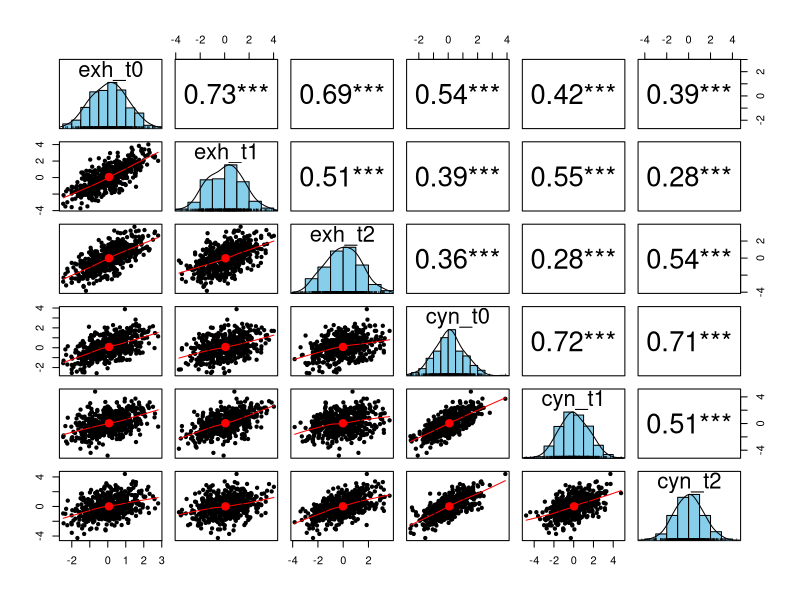
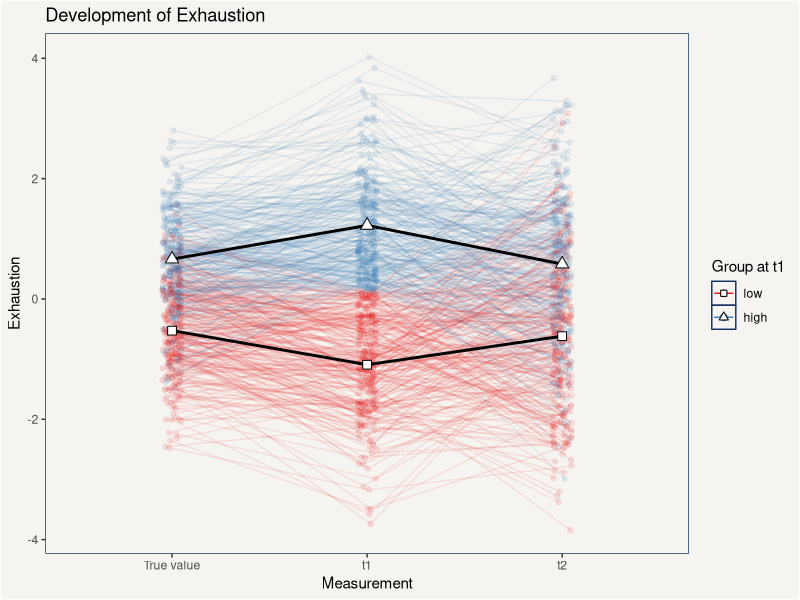
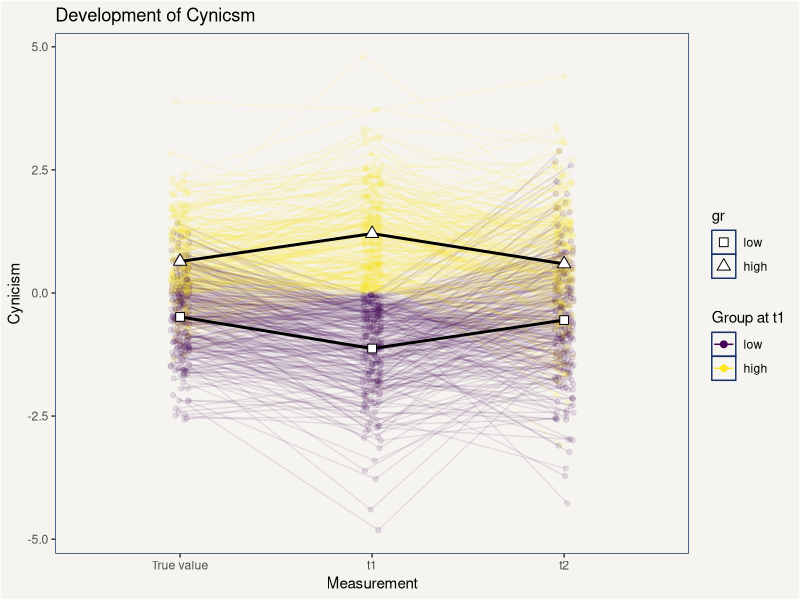
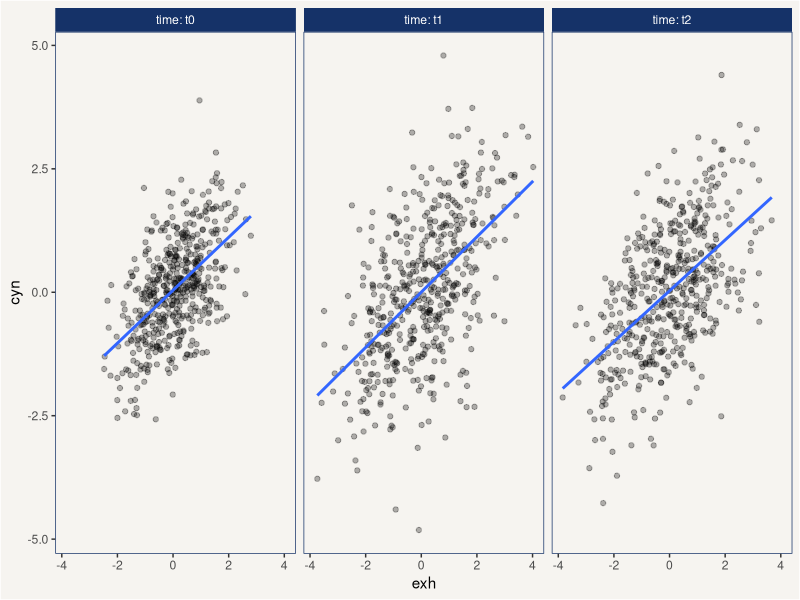
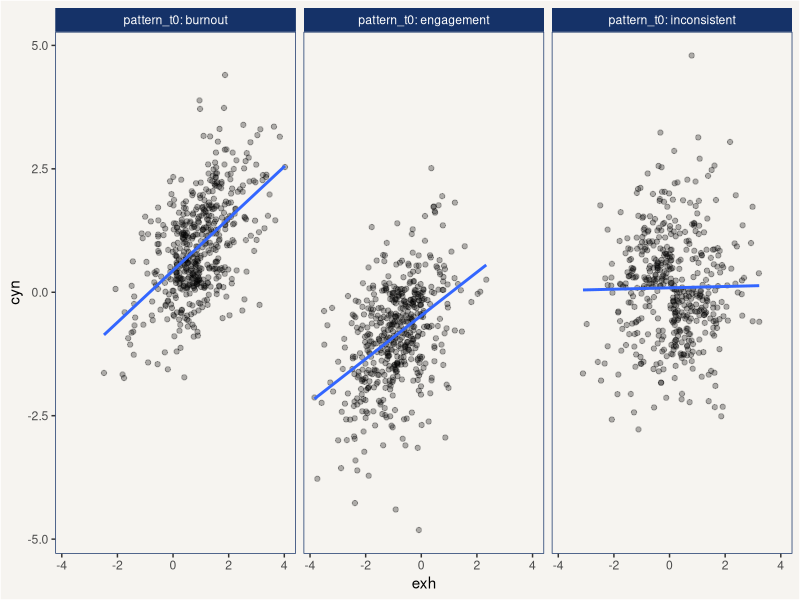
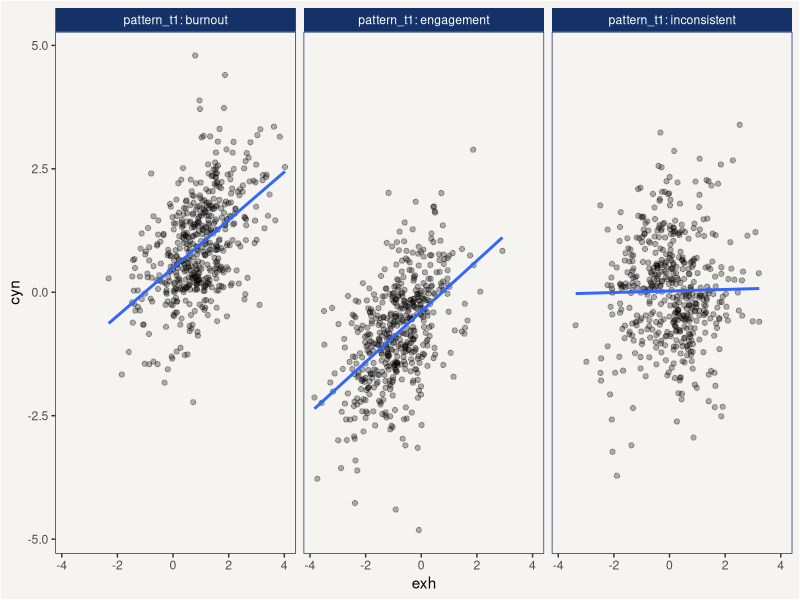
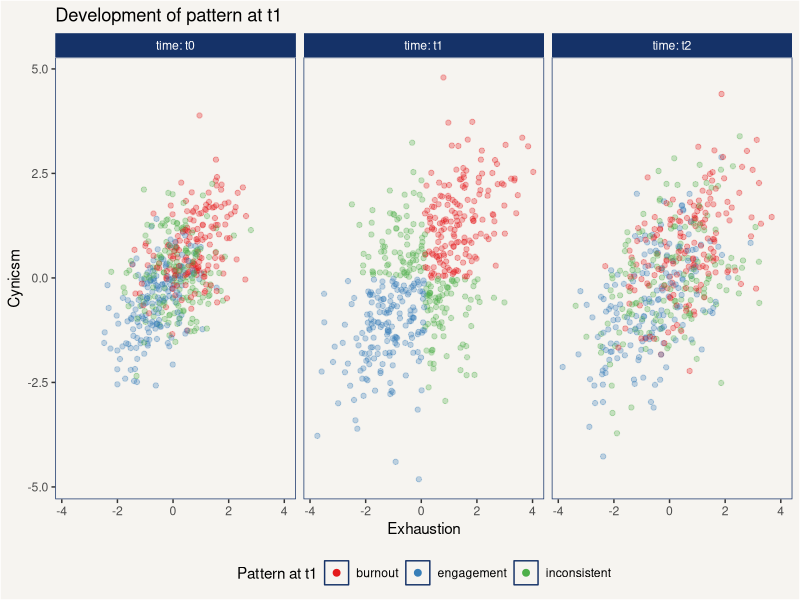
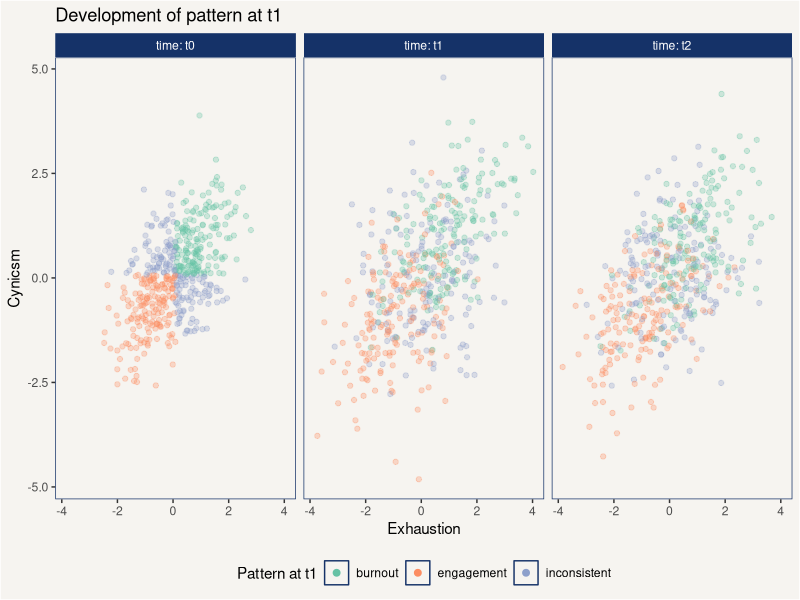

Here is the R script that generated these plots, in order:
## ---- chunk 1
# global RMarkdown options
knitr::opts_chunk$set(echo = TRUE, message = FALSE, warning = FALSE)

# load packages
library(MASS)
library(tidyverse)
library(corrplot)

# set global theme options for ggplot2
theme_update(panel.background = element_rect(fill = NA, color = "#153268"))
theme_update(legend.background = element_blank())
theme_update(panel.grid = element_blank())
theme_update(strip.background = element_rect(fill = "#153268"))
theme_update(strip.text = element_text(color = "white"))
theme_update(plot.background = element_rect(fill = "#f6f4f0"))
## ---- chunk 2
simdata <- function(n = 500, r = 0.55, mu = c(0, 0), names = c("exh", "cyn")) {
  s = matrix(c(1, r, r, 1), ncol = 2)
  x <- matrix(rep(NA, times = n*2), ncol = 2)
  id <- rep(NA, times = n)
  
 if (is.vector(mu)) {
    x <- mvrnorm(mu = mu, Sigma = s, n = n)
    id <- 1:n
 } else if (nrow(mu) == n) {
   
    for (i in 1:n) {
      tmu <- c(mu[[i,1]], mu[[i, 2]])
      x[i,] <- mvrnorm(mu = tmu, Sigma = s, n = 1)
      id[i] <- i
    }  
  }
  colnames(x) <- names
  d <- as_tibble(x)
  d$id <- id
  
  return(d)
}
## ---- chunk 3
sim_covariate <- function(n = 500, r = 0.6) {
  s = matrix(c(1, r, r^2, r, 1, r^2, r^2, r, 1), ncol = 3)
  x <- mvrnorm(mu = c(0, 0, 0), Sigma = s, n = n)
  colnames(x) <- c("t0", "t1", "t2")
  d <- as_tibble(x) %>% 
    mutate(id = 1:n()) %>% 
    pivot_longer(t0:t2, names_to = "time") %>% 
    arrange(time)
  return(d %>% pull("value"))
}
## ---- chunk 4
set.seed(12345)
true <- simdata()
t1 <- simdata(mu = true)
t2 <- simdata(mu = true)
true$time <- "t0"
t1$time <- "t1"
t2$time <- "t2"
## ---- chunk 5
corrdat <- bind_rows(true, t1, t2) %>% 
  pivot_wider(names_from = "time", values_from = c("exh", "cyn")) %>% 
  dplyr::select(-id) 

corrmat <- corrdat %>% cor()

corrmat %>% round(2)  %>% knitr::kable()
## ---- chunk 6
corrdat %>% psych::pairs.panels(hist.col = "skyblue", stars = TRUE)
## ---- chunk 7
values <- bind_rows(true, t1, t2) %>% 
  
  group_by(time) %>% 
  mutate(median.exh = median(exh)) %>% 
  mutate(median.cyn = median(cyn)) %>% 
  ungroup() %>% 
  
  mutate(exh.status = ifelse(exh < median.exh, "low", "high")) %>% 
  mutate(cyn.status = ifelse(cyn < median.cyn, "low", "high")) %>% 
  mutate(exh.status = factor(exh.status, levels = c("low", "high"), 
                             ordered = TRUE)) %>%
  mutate(cyn.status = factor(cyn.status, levels = c("low", "high"),
                             ordered = TRUE)) %>% 
  
  mutate(pattern = case_when(
    (exh < median.exh) & (cyn < median.cyn) ~ "engagement",
    exh.status != cyn.status ~ "inconsistent",
    (exh > median.exh) & (cyn > median.cyn) ~ "burnout"
  ))

values %>% sample_n(10)  %>% knitr::kable()
## ---- chunk 8
df <- values %>% 
  mutate(workload = sim_covariate()) %>% 
  mutate(control = sim_covariate()) %>% 
  mutate(reward = sim_covariate()) %>% 
  mutate(community = sim_covariate()) %>% 
  mutate(fairness = sim_covariate()) %>% 
  mutate(values = sim_covariate())
## ---- chunk 9
jitter <- runif(n = nrow(df), min = -0.05, max = 0.05)

df <- df %>% 
  mutate(time.int = recode(time, "t0" = 1, "t1" = 2, "t2" = 3)) %>% 
  mutate(time.jit = time.int + jitter)
## ---- chunk 10
status_wide <- df %>% 
  dplyr::select(id, time, exh.status, cyn.status) %>% 
  pivot_wider(names_from = "time", values_from = c("exh.status", "cyn.status"))

df <- left_join(df, status_wide, by = "id")

status_wide %>% sample_n(10)  %>% knitr::kable()
## ---- chunk 11
pattern_wide <- df %>% 
  dplyr::select(id, time, pattern) %>% 
  pivot_wider(names_from = "time", values_from = pattern, names_glue="{.value}_{time}")

df <- left_join(df, pattern_wide, by = "id")

pattern_wide %>% sample_n(10)  %>% knitr::kable()
## ---- chunk 12
plt.single <- function(df) {
  plt <- df %>% 
  ggplot() +
  aes(x = time.jit, y = y) +
  geom_line(aes(group = id, color = gr), alpha = 0.1) +
  geom_point(alpha = 0.1, aes(color = gr)) +
  # geom_hline(yintercept = medians$median.exh_t1, linetype = "dashed") +
  scale_x_continuous(limits = c(0.5, 3.5), breaks = 1:3, 
                     labels = c("True value", "t1", "t2")) +
  guides(colour = guide_legend(override.aes = list(alpha = 1, size=2))) +
  stat_summary(fun = "mean", 
               aes(x = time.int, group = gr), 
               geom = "line", size = 1) +
  stat_summary(fun = "mean", 
               aes(x = time.int, group = gr, shape = gr), 
               geom = "point", size = 3, fill = "white") +
  scale_shape_manual(values = c(22, 24)) +
  NULL
  
  return(plt)
}
## ---- chunk 13
df %>% mutate(gr = exh.status_t1, y = exh) %>% 
  plt.single() +
  scale_color_brewer(palette = "Set1") +
  labs(x = "Measurement", y = "Exhaustion", color = "Group at t1",
       title = "Development of Exhaustion", shape = "Group at t1")
## ---- chunk 14
df %>% mutate(gr = cyn.status_t1, y = cyn) %>% 
  plt.single() +
  labs(x = "Measurement", y = "Cynicism", color = "Group at t1",
       title = "Development of Cynicsm")
## ---- chunk 15
df %>% 
  ggplot() +
  aes(x = exh, y = cyn) +
  geom_point(alpha = 0.3) +
  geom_smooth(method = "lm", se = F) +
  facet_wrap(~time, labeller = label_both)
## ---- chunk 16
df %>% 
  ggplot() +
  aes(x = exh, y = cyn) +
  geom_point(alpha = 0.3) +
  geom_smooth(method = "lm", se = F) +
  facet_wrap(~pattern_t0, labeller = label_both)
## ---- chunk 17
df %>% 
  ggplot() +
  aes(x = exh, y = cyn) +
  geom_point(alpha = 0.3) +
  geom_smooth(method = "lm", se = F) +
  facet_wrap(~pattern_t1, labeller = label_both)
## ---- chunk 18
df %>% 
  ggplot() +
  aes(x = exh, y = cyn, color = pattern_t1) +
  geom_point(alpha = 0.3) +
  facet_wrap(~time, labeller = label_both) +
  scale_color_brewer(palette = "Set1") +
  theme(legend.position = "bottom") +
  guides(colour = guide_legend(override.aes = list(alpha = 1, size=2))) +
  labs(x = "Exhaustion", y = "Cynicsm", color = "Pattern at t1",
       title = "Development of pattern at t1")
## ---- chunk 19
df %>% 
  ggplot() +
  aes(x = exh, y = cyn, color = pattern_t0) +
  geom_point(alpha = 0.3) +
  facet_wrap(~time, labeller = label_both) +
  scale_color_brewer(palette = "Set2") +
  theme(legend.position = "bottom") +
  guides(colour = guide_legend(override.aes = list(alpha = 1, size=2))) +
  labs(x = "Exhaustion", y = "Cynicsm", color = "Pattern at t1",
       title = "Development of pattern at t1")
## ---- chunk 20
df %>% 
  ggplot() +
  aes(x = exh, y = cyn, color = pattern_t1) +
  geom_point(alpha = 0.3) +
  facet_wrap(pattern_t1~time, labeller = label_both) +
  scale_color_brewer(palette = "Set1") +
  theme(legend.position = "bottom") +
  guides(colour = guide_legend(override.aes = list(alpha = 1, size=2))) +
  labs(x = "Exhaustion", y = "Cynicsm", color = "Pattern at t1",
       title = "Development of pattern at t1")
## ---- chunk 21
df %>% 
  ggplot() +
  aes(x = exh, y = cyn, color = pattern_t0) +
  geom_point(alpha = 0.5) +
  facet_wrap(pattern_t1~time, labeller = label_both) +
  scale_color_brewer(palette = "Set2") +
  theme(legend.position = "bottom") +
  guides(colour = guide_legend(override.aes = list(alpha = 1, size=2))) +
  labs(x = "Exhaustion", y = "Cynicsm", color = "True pattern",
       title = "Development of patterns at t0 and t1")
## ---- chunk 22
df %>% 
  ggplot() +
  aes(x = exh, y = cyn, color = pattern_t0) +
  geom_point(alpha = 0.5) +
  facet_wrap(pattern_t0~time, labeller = label_both) +
  scale_color_brewer(palette = "Set2") +
  theme(legend.position = "bottom") +
  guides(colour = guide_legend(override.aes = list(alpha = 1, size=2))) +
  labs(x = "Exhaustion", y = "Cynicsm", color = "True pattern",
       title = "Development of pattern at t0")
## ---- chunk 23
df %>% 
  ggplot() +
  aes(x = exh, y = cyn, color = pattern_t2) +
  geom_point(alpha = 0.4) +
  facet_wrap(pattern_t1~time, labeller = label_both) +
  scale_color_brewer(palette = "Dark2") +
  theme(legend.position = "bottom") +
  guides(colour = guide_legend(override.aes = list(alpha = 1, size=2))) +
  labs(x = "Exhaustion", y = "Cynicsm", color = "Pattern at t2",
       title = "Development of patterns at t1 and t2")
## ---- chunk 24
df %>% 
  group_by(pattern, time) %>% 
  summarise(n = n()) %>% 
  pivot_wider(names_from = time, values_from = n, 
              names_glue = "{.value}_{time}")  %>% 
  knitr::kable()

## ---- chunk 25
dev_pattern <- df %>% 
  dplyr::select(id, time, pattern, exh.status_t1, exh.status_t2, cyn.status_t1, cyn.status_t2) %>% 
  pivot_wider(names_from = "time", names_glue = "{.value}_{time}",
  values_from = "pattern") %>% 
  group_by(exh.status_t1, exh.status_t2, cyn.status_t1, cyn.status_t2, 
           pattern_t1, pattern_t2) %>% 
  summarise(n = n()) %>% ungroup()
  
dev_pattern  %>% knitr::kable()
## ---- chunk 26
dev_pattern %>% group_by(pattern_t1, pattern_t2) %>% 
  summarise(n = sum(n))  %>% knitr::kable()
## ---- chunk 27
dev_pattern %>% group_by(exh.status_t1, exh.status_t2) %>% 
  summarise(n = sum(n))  %>% knitr::kable()
## ---- chunk 28
dev_pattern %>% group_by(cyn.status_t1, cyn.status_t2) %>% 
  summarise(n = sum(n))  %>% knitr::kable()
## ---- chunk 29
dif.df <- df %>% 
  mutate(dif = exh - cyn) %>% 
  group_by(time) %>% 
  mutate(dif.med = median(dif)) %>% 
  mutate(dif.q25 = quantile(dif, 0.25)) %>% 
  mutate(dif.q75 = quantile(dif, 0.75)) %>% 
  ungroup() %>% 

  mutate(dif.status1 = ifelse(dif < dif.med, "low", "high")) %>% 
  mutate(dif.status = case_when(
    dif < dif.q25 ~ "low",
    (dif.q25 < dif) & (dif < dif.q75) ~ "medium",
    dif.q75 < dif ~ "high"
    ))

dif.status_t1 <- dif.df %>% 
  filter(time == "t1") %>% 
  select(id, dif.status) %>% 
  rename(dif.status_t1 = dif.status)
  
dif.df <- left_join(dif.df, dif.status_t1, by = "id")

dif.t1 <- dif.df %>% 
  filter(time == "t1") %>% 
  select(id, dif) %>% 
  rename(dif.t1 = dif)

dif.df <- left_join(dif.df, dif.t1, by = "id")

dif.df %>% dplyr::select(id, time, dif, pattern, dif.med, dif.status)
## ---- chunk 30
pattern_dif <- dif.df %>% 
  group_by(pattern_t1, dif.status_t1) %>% 
  summarise(n = n()) %>% ungroup()
 
pattern_dif
## ---- chunk 31
pattern_dif %>% 
  mutate(dif_extreme = ifelse(dif.status_t1 == "high" | dif.status_t1 == "low","yes", "no")) %>% 
  group_by(dif_extreme, pattern_t1) %>% 
  summarise(n = sum(n))
## ---- chunk 32
plt.dif_combined <- dif.df %>% 
  ggplot() +
  aes(x = time.jit, y = dif) +
  geom_line(aes(group = id, color = dif.t1), alpha = 0.2) +
  geom_point(alpha = 0.1) +
  scale_color_gradient2(low = "#0571b0", high = "#ca0020", mid = "#ffffbf") +
  scale_x_continuous(breaks = 1:3, labels = c("True value", "t1", "t2")) +
  labs(x = "Measurement", y = "Difference: Exh. - Cyn.") +
  theme(legend.position = "bottom") +
  NULL
## ---- chunk 33
plt.dif_combined + 
  stat_summary(fun = "mean", geom = "line",
               aes(x = time.int, group = dif.status_t1)
               ) +
  stat_summary(fun = "mean", geom = "point", 
               size = 3,
               fill = "white",
               aes(shape = dif.status_t1, x = time.int)) +
  # scale_shape_manual(values = c(22, 24))
  scale_shape_manual(values = c(21, 22, 24))
## ---- chunk 34
plt.dif_combined + 
  facet_wrap(~dif.status_t1, labeller = label_both) +
  stat_summary(fun = "mean", geom = "line",
               aes(x = time.int, group = dif.status_t1)
               ) +
  stat_summary(fun = "mean", geom = "point", 
               size = 3,
               fill = "white",
               aes(shape = dif.status_t1, x = time.int)) +
  scale_shape_manual(values = c(21, 22, 24)) +
  # scale_shape_manual(values = c(21, 22, 24)) +
  NULL
